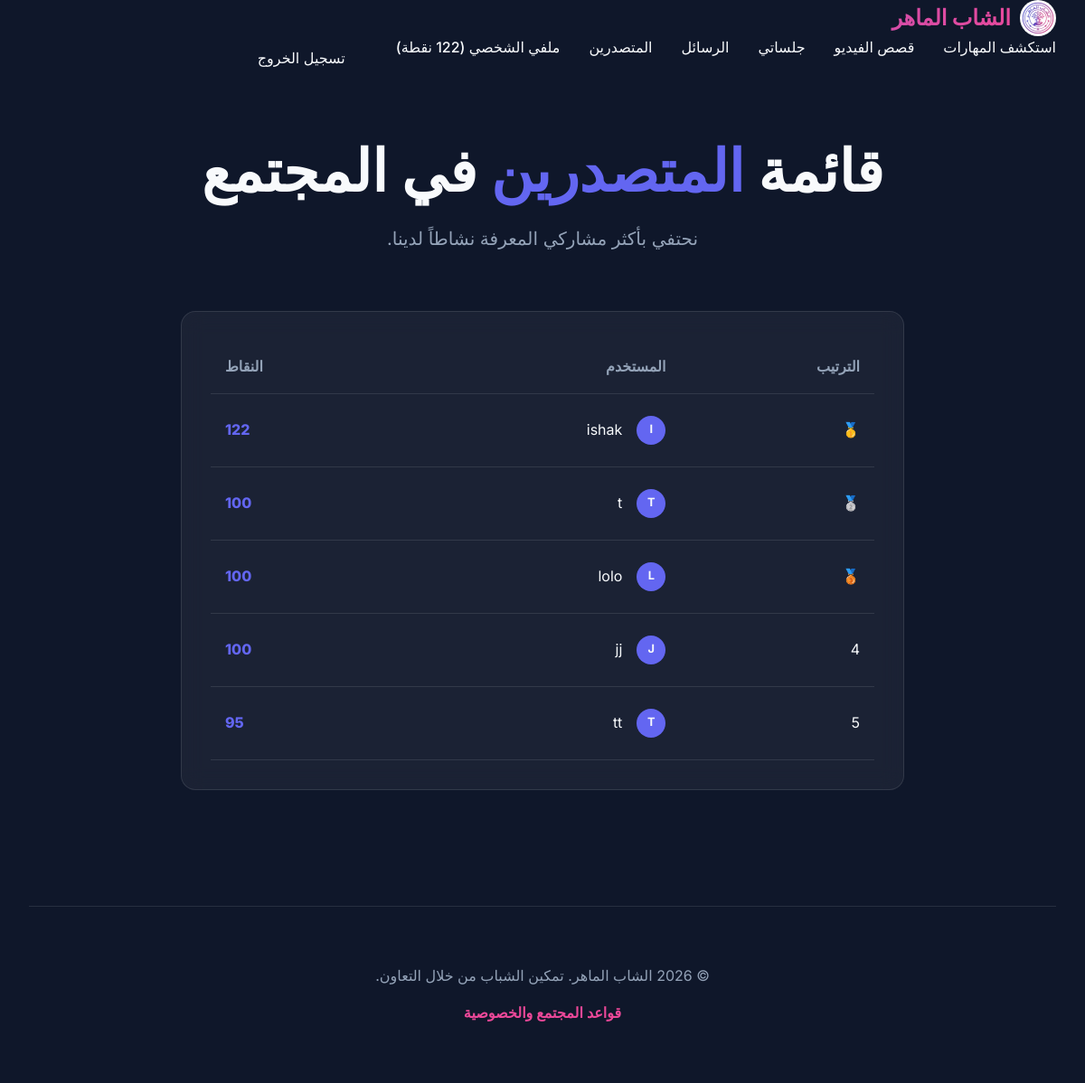
Screenshot of /leaderboard/ (signed in) with the database file from the repository.
### exchange/models.py (models this page shows, shortened)
class User(AbstractUser):
    points = models.IntegerField(default=100)
    bio = models.TextField(blank=True)
    avatar = models.ImageField(upload_to='avatars/', blank=True, null=True)
    following = models.ManyToManyField('self', symmetrical=False, related_name='followers', blank=True)

### exchange/views.py (the view)
# urls.py: path('leaderboard/', views.leaderboard, name='leaderboard'),
@login_required
def leaderboard(request):
    top_users = User.objects.all().order_by('-points')[:10]
    return render(request, 'exchange/leaderboard.html', {'top_users': top_users})

### templates/exchange/leaderboard.html (shortened to what this page needs)
{% extends 'base.html' %}
{% block content %}
<section class="hero" style="margin-bottom: 4rem;">
    <h1>قائمة <span style="color: var(--primary);">المتصدرين</span> في المجتمع</h1>
    <p>نحتفي بأكثر مشاركي المعرفة نشاطاً لدينا.</p>
</section>
<div class="glass" style="max-width: 800px; margin: 0 auto; padding: 2rem;">
    <table style="width: 100%; border-collapse: collapse; text-align: right;">
        <thead>
            <tr style="border-bottom: 1px solid var(--glass-border); color: var(--text-muted);">
                <th style="padding: 1rem;">الترتيب</th>
                <th style="padding: 1rem;">المستخدم</th>
                <th style="padding: 1rem; text-align: left;">النقاط</th>
            </tr>
        </thead>
        <tbody>
            {% for top_user in top_users %}
            <tr style="border-bottom: 1px solid var(--glass-border);">
                <td style="padding: 1.5rem 1rem;">
                    {% if forloop.counter == 1 %}🥇{% endif %}
                    {% if forloop.counter == 2 %}🥈{% endif %}
                    {% if forloop.counter == 3 %}🥉{% endif %}
                    {% if forloop.counter > 3 %}{{ forloop.counter }}{% endif %}
                </td>
                <td style="padding: 1.5rem 1rem;">
                    <div style="display: flex; align-items: center; gap: 1rem;">
                        <div
                            style="width: 32px; height: 32px; background: var(--primary); border-radius: 50%; display: flex; align-items: center; justify-content: center; font-size: 0.8rem; font-weight: 700;">
                            {{ top_user.username|slice:":1"|upper }}
                        </div>
                        <span>{{ top_user.username }}</span>
                    </div>
                </td>
                <td style="padding: 1.5rem 1rem; text-align: left; font-weight: 800; color: var(--primary);">
                    {{ top_user.points }}
                </td>
            </tr>
            {% endfor %}
        </tbody>
    </table>
</div>
{% endblock %}

### static/css/style.css (style rules this page uses)
:root { --primary: #6366f1; --primary-hover: #4f46e5; --secondary: #ec4899; --bg-dark: #0f172a; --bg-card: rgba(30, 41, 59, 0.7); --text-main: #f8fafc; --text-muted: #94a3b8; --glass-border: rgba(255, 255, 255, 0.1); --glass-bg: rgba(255, 255, 255, 0.05); --success: #10b981; --warning: #f59e0b; }
* { margin: 0; padding: 0; box-sizing: border-box; }
body { font-family: 'Inter', system-ui, -apple-system, sans-serif; background-color: var(--bg-dark); color: var(--text-main); line-height: 1.6; min-height: 100vh; overflow-x: hidden; }
.glass { background: var(--glass-bg); backdrop-filter: blur(12px); -webkit-backdrop-filter: blur(12px); border: 1px solid var(--glass-border); border-radius: 16px; }
.hero { text-align: center; max-width: 800px; margin: 0 auto 6rem; }
.hero h1 { font-size: 4rem; line-height: 1.1; margin-bottom: 1.5rem; }
.hero p { font-size: 1.25rem; color: var(--text-muted); margin-bottom: 2.5rem; }

### rows the page displays
User: username "I", username "ishak", points "122"
User: username "T", username "t", points "100"
User: username "L", username "lolo", points "100"
User: username "J", username "jj", points "100"
User: username "T", username "tt", points "95"
